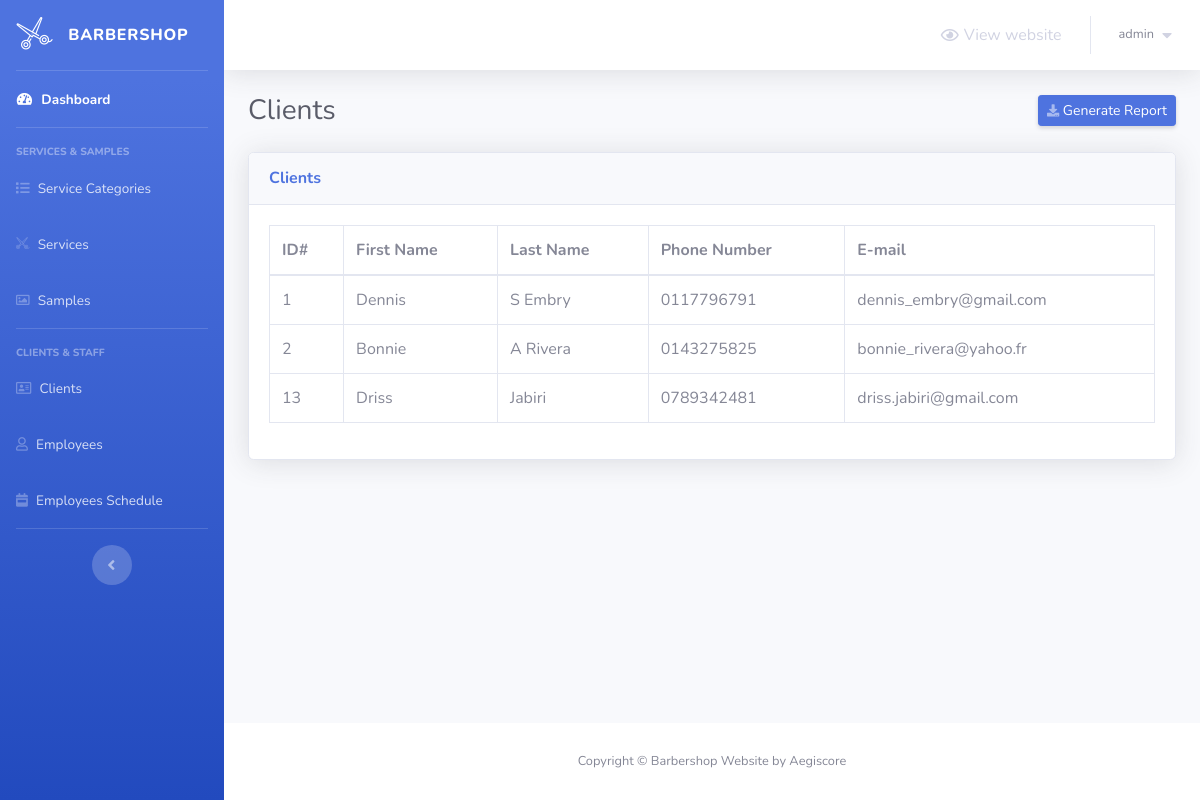
The page /barber-admin/clients.php (signed in) on the database as committed earlier.
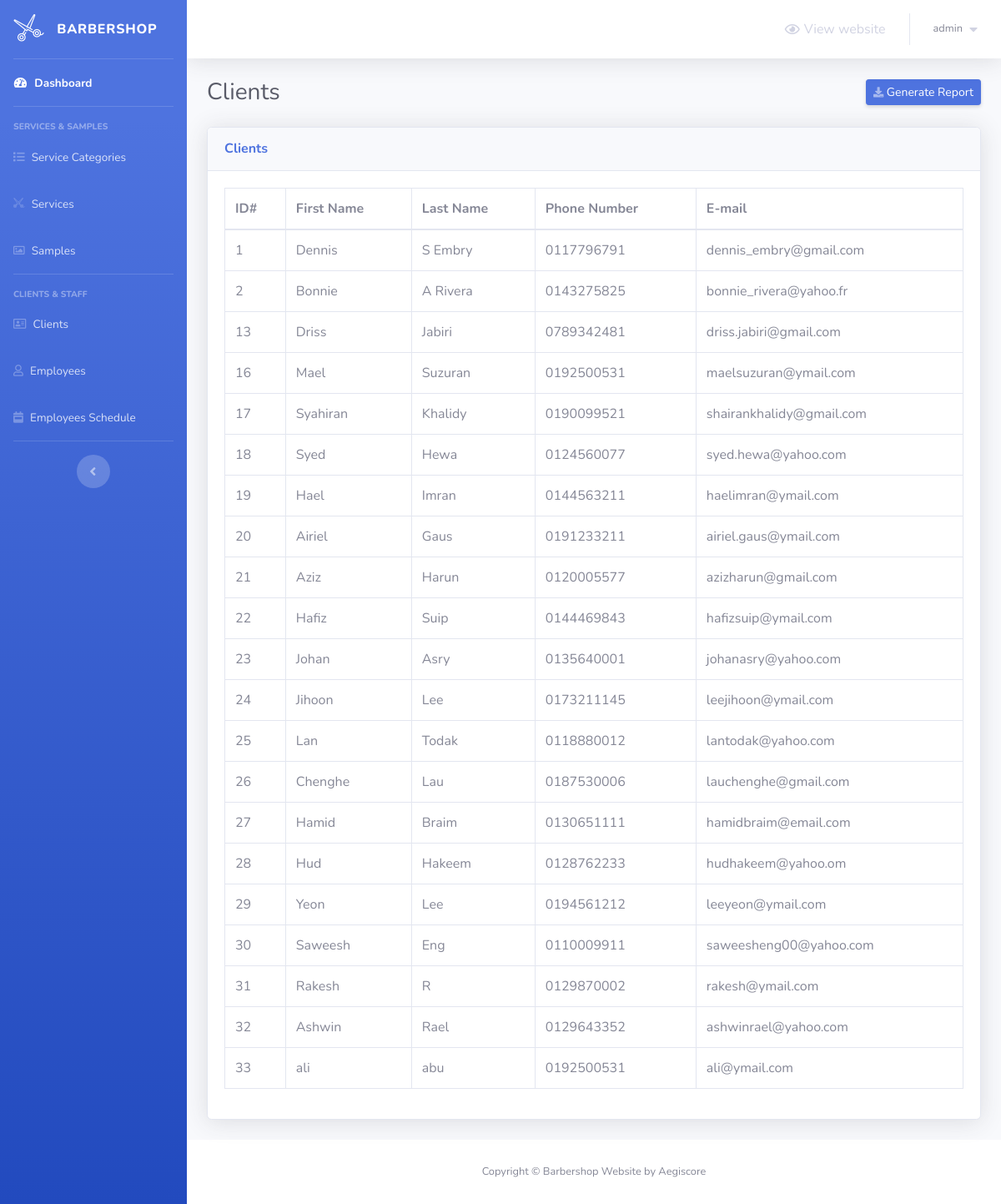
The same page on the database as committed later.
### tables this page shows
CREATE TABLE `clients` (
  `client_id` int NOT NULL,
  `first_name` varchar(30) NOT NULL,
  `last_name` varchar(30) NOT NULL,
  `phone_number` varchar(30) NOT NULL,
  `client_email` varchar(50) NOT NULL
);

### barber-admin/clients.php (the view, shortened to what this page needs)
<?php
    include 'connect.php';
    include 'Includes/templates/header.php';
    if(isset($_SESSION['username_barbershop_Xw211qAAsq4']) && isset($_SESSION['password_barbershop_Xw211qAAsq4']))
    {
?>
        <div class="container-fluid">
            <div class="d-sm-flex align-items-center justify-content-between mb-4">
                <h1 class="h3 mb-0 text-gray-800">Clients</h1>
                <a href="#" class="d-none d-sm-inline-block btn btn-sm btn-primary shadow-sm">
                    <i class="fas fa-download fa-sm text-white-50"></i>
                    Generate Report
                </a>
            </div>
            <?php
                $stmt = $con->prepare("SELECT * FROM clients");
                $stmt->execute();
                $rows_clients = $stmt->fetchAll();
            ?>
            <div class="card shadow mb-4">
                <div class="card-header py-3">
                    <h6 class="m-0 font-weight-bold text-primary">Clients</h6>
                </div>
                <div class="card-body">
                    <div class="table-responsive">
                        <table class="table table-bordered">
                            <thead>
                                <tr>
                                    <th scope="col">ID#</th>
                                    <th scope="col">First Name</th>
                                    <th scope="col">Last Name</th>
                                    <th scope="col">Phone Number</th>
                                    <th scope="col">E-mail</th>
                                </tr>
                            </thead>
                            <tbody>
                                <?php
                                    foreach($rows_clients as $client)
                                    {
                                        echo "<tr>";
                                            echo "<td>";
                                                echo $client['client_id'];
                                            echo "</td>";
                                            echo "<td>";
                                                echo $client['first_name'];
                                            echo "</td>";
                                            echo "<td>";
                                                echo $client['last_name'];
                                            echo "</td>";
                                            echo "<td>";
                                                echo $client['phone_number'];
                                            echo "</td>";
                                            echo "<td>";
                                                echo $client['client_email'];
                                            echo "</td>";
                                        echo "</tr>";
                                    }
                                ?>
                            </tbody>
                        </table>
                    </div>
                </div>
            </div>
        </div>
<?php
        include 'Includes/templates/footer.php';
    }
    else
    {
        header('Location: login.php');
        exit();
    }
?>

### barber-admin/Includes/templates/header.php (shortened to what this page needs)
<!DOCTYPE html>
<html lang="en">
	<head>
  		<link href="Design/fonts/css/all.min.css" rel="stylesheet" type="text/css">
  		<link href="Design/css/sb-admin-2.min.css" rel="stylesheet">
  		<link href="Design/css/main.css" rel="stylesheet">
  		<link rel="stylesheet" type="text/css" href="Design/fonts/css/all.min.css">
  		<link rel="stylesheet" type="text/css" href="Design/css/barber-icons.css">
	</head>
	<body id="page-top">
  		<div id="wrapper">
			<ul class="navbar-nav bg-gradient-primary sidebar sidebar-dark accordion" id="accordionSidebar">
		  		<a class="sidebar-brand d-flex align-items-center justify-content-center" href="">
					<div class="sidebar-brand-icon rotate-n-15">
			  			<i class="bs bs-scissors-1"></i>
					</div>
					<div class="sidebar-brand-text mx-3">Barbershop</div>
		  		</a>
		  		<hr class="sidebar-divider my-0">
			  	<li class="nav-item active">
					<a class="nav-link" href="index.php">
				  		<i class="fas fa-fw fa-tachometer-alt"></i>
				  		<span>Dashboard</span>
				  	</a>
			  	</li>
	  			<hr class="sidebar-divider">
	  			<div class="sidebar-heading">
					SERVICES & SAMPLES
	  			</div>
	  			<li class="nav-item">
					<a class="nav-link" href="service-categories.php">
		  				<i class="fas fa-list"></i>
		  				<span>Service Categories</span>
		  			</a>
	  			</li>
	  			<li class="nav-item">
					<a class="nav-link" href="services.php">
		  				<i class="bs bs-scissors-1"></i>
		  				<span>Services</span>
		  			</a>
	  			</li>
	  			<li class="nav-item">
					<a class="nav-link" href="#">
		  				<i class="far fa-image"></i>
		  				<span>Samples</span>
		  			</a>
	  			</li>
	  			<hr class="sidebar-divider">
	  			<div class="sidebar-heading">
					CLIENTS & STAFF
	  			</div>
	  			<li class="nav-item">
					<a class="nav-link" href="clients.php">
		  				<i class="far fa-address-card"></i>
		  				<span>Clients</span>
		  			</a>
	  			</li>
	  			<li class="nav-item">
					<a class="nav-link" href="employees.php">
		  				<i class="far fa-user"></i>
		  				<span>Employees</span>
		  			</a>
	  			</li>
	  			<li class="nav-item">
					<a class="nav-link" href="employees-schedule.php">
		  				<i class="fas fa-calendar-week icon-ver"></i>
		  				<span>Employees Schedule</span>
		  			</a>
	  			</li>
	  			<hr class="sidebar-divider d-none d-md-block">
	  			<div class="text-center d-none d-md-inline">
					<button class="rounded-circle border-0" id="sidebarToggle"></button>
	  			</div>
			</ul>
			<div id="content-wrapper" class="d-flex flex-column">
			  	<div id="content">
					<nav class="navbar navbar-expand navbar-light bg-white topbar mb-4 static-top shadow">
					  	<ul class="navbar-nav ml-auto">
							<li class="nav-item">
		              			<a class="nav-link" href="../" target="_blank">
		              				<i class="far fa-eye"></i>
		                			<span style="margin-left: 5px;">View website</span>
		              			</a>
		          			</li>
							<li class="nav-item dropdown no-arrow">
					  			<a class="nav-link dropdown-toggle" href="#" id="userDropdown" role="button" data-toggle="dropdown" aria-haspopup="true" aria-expanded="false">
									<span class="mr-2 d-none d-lg-inline text-gray-600 small">
										<?php echo $_SESSION['username_barbershop_Xw211qAAsq4']; ?>
									</span>
									<i class="fas fa-caret-down"></i>
								</a>
							</li>
				  		</ul>
					</nav>

### barber-admin/Includes/templates/footer.php (shortened to what this page needs)
		</div>
	  	<footer class="sticky-footer bg-white">
			<div class="container my-auto">
		  		<div class="copyright text-center my-auto">
					<span>Copyright &copy; Barbershop Website by Aegiscore</span>
		  		</div>
			</div>
	  	</footer>
	</div>
</div>
</body>
</html>

Rows that differ between the two databases and show on the page:
added clients: client_id "16", first_name "Mael", last_name "Suzuran", phone_number "0192500531", client_email "maelsuzuran@ymail.com"
added clients: client_id "17", first_name "Syahiran", last_name "Khalidy", phone_number "0190099521", client_email "shairankhalidy@gmail.com"
added clients: client_id "18", first_name "Syed", last_name "Hewa", phone_number "0124560077", client_email "syed.hewa@yahoo.com"
added clients: client_id "19", first_name "Hael", last_name "Imran", phone_number "0144563211", client_email "haelimran@ymail.com"
added clients: client_id "20", first_name "Airiel", last_name "Gaus", phone_number "0191233211", client_email "airiel.gaus@ymail.com"
added clients: client_id "21", first_name "Aziz", last_name "Harun", phone_number "0120005577", client_email "azizharun@gmail.com"
added clients: client_id "22", first_name "Hafiz", last_name "Suip", phone_number "0144469843", client_email "hafizsuip@ymail.com"
added clients: client_id "23", first_name "Johan", last_name "Asry", phone_number "0135640001", client_email "johanasry@yahoo.com"
added clients: client_id "24", first_name "Jihoon", last_name "Lee", phone_number "0173211145", client_email "leejihoon@ymail.com"
added clients: client_id "25", first_name "Lan", last_name "Todak", phone_number "0118880012", client_email "lantodak@yahoo.com"
added clients: client_id "26", first_name "Chenghe", last_name "Lau", phone_number "0187530006", client_email "lauchenghe@gmail.com"
added clients: client_id "27", first_name "Hamid", last_name "Braim", phone_number "0130651111", client_email "hamidbraim@email.com"
added clients: client_id "28", first_name "Hud", last_name "Hakeem", phone_number "0128762233", client_email "hudhakeem@yahoo.om"
added clients: client_id "29", first_name "Yeon", last_name "Lee", phone_number "0194561212", client_email "leeyeon@ymail.com"
added clients: client_id "30", first_name "Saweesh", last_name "Eng", phone_number "0110009911", client_email "saweesheng00@yahoo.com"
added clients: client_id "31", first_name "Rakesh", last_name "R", phone_number "0129870002", client_email "rakesh@ymail.com"
added clients: client_id "32", first_name "Ashwin", last_name "Rael", phone_number "0129643352", client_email "ashwinrael@yahoo.com"
added clients: client_id "33", first_name "ali", last_name "abu", phone_number "0192500531", client_email "ali@ymail.com"
